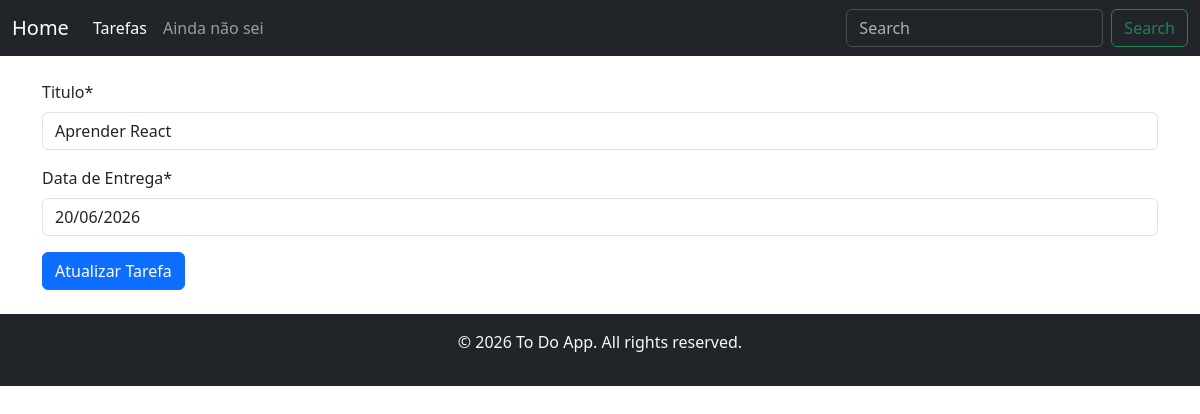
/update/2, run on an earlier commit of the app's database.
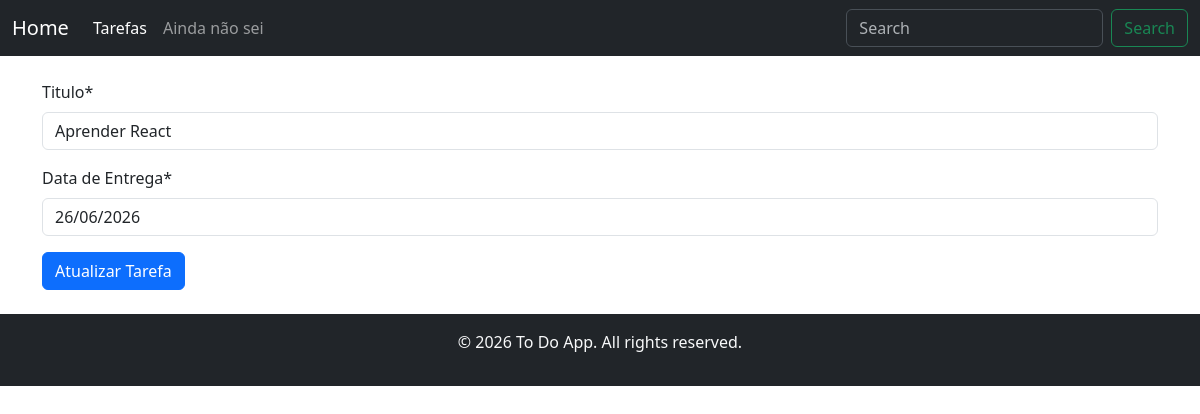
And on a later commit of the database.
### to_do/models.py (models this page shows, shortened)
class To_do(models.Model):
    title = models.CharField(verbose_name="Titulo", max_length=200, null=False, blank=False)
    created_at = models.DateTimeField(auto_now_add=True, null=False, blank=False)
    deadline = models.DateField(verbose_name="Data de Entrega", null=False, blank=False)
    finished_at = models.DateField(null=True)
    class Meta:
        ordering = ["deadline"]
    """
        regras de negocios devem ser tratadas na camada de models...
        as views devem ser o mais simples possiveis...
    """

### to_do/views.py (the view)
# urls.py: path("update/<int:pk>", Todo_UpdateView.as_view(), name="todo_update"),
class Todo_UpdateView(UpdateView):
  model = To_do
  template_name = "to_do/acoes/todo_update.html"
  fields = ["title", "deadline"]
  success_url = reverse_lazy("todo_list")

### to_do/templates/to_do/acoes/todo_update.html (shortened to what this page needs)
{% extends "base.html" %}
{% load crispy_forms_tags %}
{% block content %}
    <form method="POST" class="row g-6">
        {{ form|crispy }}
        <div class="col-12">
            <button type="submit" class="btn btn-primary">Atualizar Tarefa</button>
        </div>
    </form>
{% endblock %}

What changed in the data, as far as the page shows it:
changed To_do "Aprender React": deadline "20/06/2026" → "26/06/2026"
